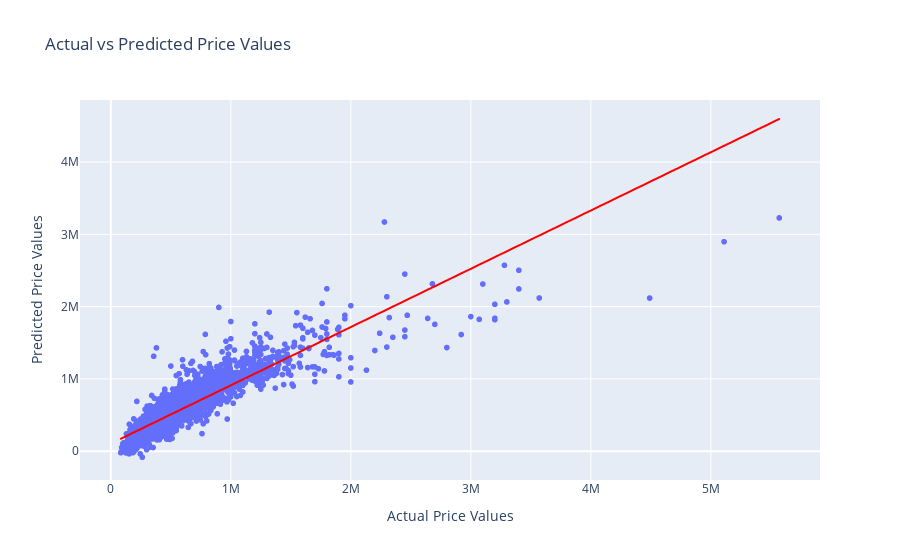

Source (notebook cell):
### Code cell
fig = px.scatter(x = y_test, y= prediction , trendline = 'ols',
           labels = {'x': 'Actual Price Values',
     'y': 'Predicted Price Values',
                    },
          title= 'Actual vs Predicted Price Values',
           trendline_color_override = 'red'
          )
fig.show()

### Figure 1 — Plotly figure (JSON) as saved in the notebook; plotly's stock layout.template omitted (floating-point values rounded to 4 significant figures; data arrays with more than 128 entries replaced by an {"elided": "..."} marker saying what was removed)
{"data": [{"hovertemplate": "Actual Price Values=%{x}<br>Predicted Price Values=%{y}<extra></extra>", "legendgroup": "", "marker": {"color": "#636efa", "symbol": "circle"}, "mode": "markers", "name": "", "showlegend": false, "type": "scattergl", "x": {"elided": "4320 int values"}, "xaxis": "x", "y": {"elided": "4320 float values"}, "yaxis": "y"}, {"hovertemplate": "<b>OLS trendline</b><br>y = 0.806371 * x + 105335<br>R<sup>2</sup>=0.794191<br><br>Actual Price Values=%{x}<br>Predicted Price Values=%{y} <b>(trend)</b><extra></extra>", "legendgroup": "", "line": {"color": "red"}, "marker": {"color": "#636efa", "symbol": "circle"}, "mode": "lines", "name": "", "showlegend": false, "type": "scattergl", "x": {"elided": "4320 int values"}, "xaxis": "x", "y": {"elided": "4320 float values"}, "yaxis": "y"}], "layout": {"legend": {"tracegroupgap": 0}, "title": {"text": "Actual vs Predicted Price Values"}, "xaxis": {"anchor": "y", "domain": [0, 1], "title": {"text": "Actual Price Values"}}, "yaxis": {"anchor": "x", "domain": [0, 1], "title": {"text": "Predicted Price Values"}}}}
